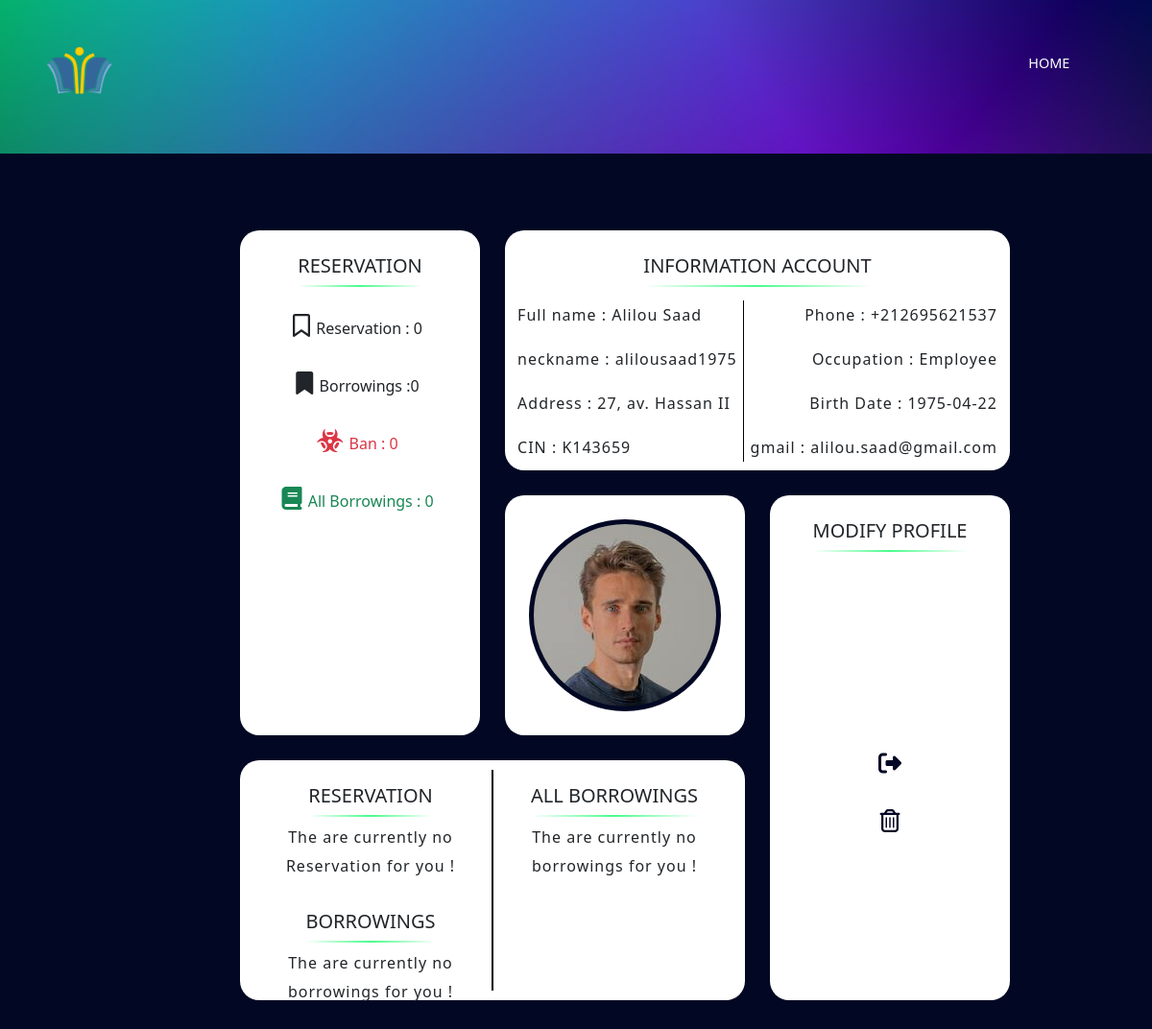
/Home/pageClient.php (signed in), run on the app's committed database.
### tables this page shows
CREATE TABLE `members` (
  `Nickname` varchar(150) NOT NULL,
  `Full_Name` varchar(150) DEFAULT NULL,
  `Password` varchar(150) DEFAULT NULL,
  `Admin` tinyint(1) DEFAULT 0,
  `Address` varchar(100) DEFAULT NULL,
  `Email` varchar(100) DEFAULT NULL,
  `Phone` varchar(100) DEFAULT NULL,
  `CIN` varchar(50) DEFAULT NULL,
  `Occupation` varchar(50) DEFAULT NULL,
  `Penalty_Count` int(11) DEFAULT 0,
  `Birth_Date` date DEFAULT NULL,
  `Creation_Date` date DEFAULT NULL,
  `image_profil` varchar(50) NOT NULL
);

### Home/pageClient.php (the view, shortened to what this page needs)
<?php
include("../connect.php");
?>
<!DOCTYPE html>
<html lang="en">
<head>
    <link rel="stylesheet" href="style.css">
    <link href="https://cdn.jsdelivr.net/npm/bootstrap@5.0.2/dist/css/bootstrap.min.css" rel="stylesheet">
</head>
<body>
    <header style="height:20vh;">
        <nav class="p-5">
            <a href="index.html" class="brand"><img src="../img/logo.png" alt="logo"></a>
            <ul class="menu">
                <li><a href="index.php">Home</a></li>
            </ul>
        </nav>
    </header>
<?php
$select ="SELECT * FROM `members` WHERE `Email`= '$_SESSION[Email]'";
$result = $db->query($select);
while($row = $result->fetch()) {
    $Nickname = $row['Nickname'];
    $Full_Name = $row['Full_Name'];
    $Address = $row['Address'];
    $CIN = $row['CIN'];
    $Phone = $row['Phone'];
    $Email = $row['Email'];
    $Birth_Date = $row['Birth_Date'];
    $Occupation = $row['Occupation'];
    $Penalty_Count = $row['Penalty_Count'];
};
?>
<?php
$select ="SELECT * FROM `reservation` WHERE `Nickname` = '$Nickname'";
$result = $db->query($select);
  $reserv = $result->rowCount() ;
$select ="SELECT * FROM `borrowings` WHERE `Nickname` = '$Nickname'";
$result = $db->query($select);
  $Allborrow = $result->rowCount() ;
$select ="SELECT * FROM `borrowings` WHERE `Nickname` = '$Nickname'  AND `valiid_return` = 0";
$result = $db->query($select);
    $borrow = $result->rowCount() ;
?>
<div class="profil">
  <div class="item_one item ">
    <h2 class="fs-5 text-dark mb-4">information account</h2>
    <div class="d-flex justify-content-around">
      <div>
        <p class="text-dark fs-6 text-start">Full name : <?php echo $Full_Name ?></p>
        <p class="text-dark fs-6 text-start">neckname : <?php echo $Nickname ?></p>
        <p class="text-dark fs-6 text-start">Address : <?php echo $Address ?></p>
        <p class="text-dark fs-6 text-start">CIN : <?php echo $CIN ?></p>
      </div>
      <div class="text-center">
        <p class="text-dark fs-6 text-end">Phone : <?php echo $Phone ?></p>
        <p class="text-dark fs-6 text-end">Occupation : <?php echo $Occupation ?></p>
        <p class="text-dark fs-6 text-end">Birth Date : <?php echo $Birth_Date ?></p>
        <p class="text-dark fs-6 text-end">gmail : <?php echo $Email ?></p>
      </div>
    </div>
  </div>
  <div class="item_twe item ">
    <h2 class="fs-5 text-dark">Reservation</h2>
      <div class="mt-4 fs-4">
        <i class="fa-regular fa-bookmark"></i>
        <label class="fs-6"> Reservation : <?php echo $reserv ?></label>
      </div>
      <div class="mt-4 fs-4">
        <i class="fa-solid fa-bookmark"></i>
        <label class="fs-6"> Borrowings :<?php echo $borrow ?></label>
      </div>
      <div class="mt-4 fs-4 text-danger">
        <i class="fa-solid fa-biohazard"></i>
        <label class="fs-6"> Ban : <?php echo $Penalty_Count ?></label>
      </div>
      <div class="mt-4 fs-4 text-success">
        <i class="fa-solid fa-book"></i>
        <label class="fs-6">All Borrowings : <?php echo $Allborrow ?></label>
      </div>
  </div>
  <div class="item_zero item">
    <div class="img_profil"></div>
  </div>
  <div class="item_three item">
    <h2 class="fs-5 text-dark">Modify Profile</h2>
    <div class="mt-4 fs-4">
    </div>
    <div class="mt-4 fs-4">
    </div>
    <div class="mt-4 fs-4 text-danger">
    </div>
    <div class="mt-4 fs-4 text-success">
      <i class="fa-solid fa-right-from-bracket" type="button" data-bs-toggle="modal" data-bs-target="#signOut" style="color:#020824;cursor: pointer;"></i>
    </div>
    <div class="mt-4 fs-4 text-danger">
      <i class="fa-regular fa-trash-can" style="color:#020824;cursor: pointer;"></i>
    </div>
  </div>
  <div class=" item_four item d-flex justify-content-evenly">
      <div class="w-50">
          <h2 class="fs-5 text-dark mb-3">Reservation</h2>
          <?php
          $sqlrese = "SELECT * FROM `reservation` WHERE `Nickname` = '$Nickname' AND `valid_admin` = 0";
          $resultReser = $db->query($sqlrese);
          if($resultReser->rowCount() >0){
              while($rowr = $resultReser->fetch()) {
                $Item_Code = $rowr['Item_Code'];
                $sqlitem = "SELECT * FROM `item` WHERE `Item_Code` = '$Item_Code'";
                $resultitem = $db->query($sqlitem);
                while($rowit = $resultitem->fetch()) {
                    ?>
                    <li class="fs-6 text-dark"><?php echo $rowit['Title']  ?></li>
                    <?php
                }
              }
            }else{
              ?>
              <p class="fs-6 text-dark">The are currently no Reservation for you !</p>
              <?php
            }
          ?>
          <h2 class="fs-5 text-dark mb-3">Borrowings</h2>
          <?php
          $sqlborr = "SELECT * FROM `borrowings` WHERE `Nickname` = '$Nickname' AND `valiid_return`= 0";
          $resultborr = $db->query($sqlborr);
          if($resultborr->rowCount() >0){
              while($rowb = $resultborr->fetch()) {
                $Item_Code = $rowb['Item_Code'];
                $sqlitem = "SELECT * FROM `item` WHERE `Item_Code` = '$Item_Code'";
                $resultitem = $db->query($sqlitem);
                while($rowit = $resultitem->fetch()) {
                    ?>
                    <li class="fs-6 text-dark "><?php echo $rowit['Title']  ?></li>
                    <?php
                }
              }
          }else{
            ?>
            <p class="fs-6 text-dark">The are currently no borrowings for you !</p>
            <?php
          }
          ?>
      </div>
      <div class="w-50">
          <h2 class="fs-5 text-dark mb-3">All Borrowings</h2>
          <?php
          $sqlborr = "SELECT * FROM `borrowings` WHERE `Nickname` = '$Nickname' ";
          $resultborr = $db->query($sqlborr);
          if($resultborr->rowCount() >0){
              while($rowb = $resultborr->fetch()) {
                $Item_Code = $rowb['Item_Code'];
                $sqlitem = "SELECT * FROM `item` WHERE `Item_Code` = '$Item_Code'";
                $resultitem = $db->query($sqlitem);
                while($rowit = $resultitem->fetch()) {
                    ?>
                    <li class="fs-6 text-dark "><?php echo $rowit['Title']  ?></li>
                    <?php
                }
              }
            }else{
              ?>
              <p class="fs-6 text-dark">The are currently no borrowings for you !</p>
              <?php
            }
          ?>
      </div>
  </div>
</div>
</body>
</html>

### Home/style.css (style rules this page uses)
body { margin: 0; font-family: Helvetica, sans-serif; background-color: #020824 !important; }
* { box-sizing: border-box; }
nav a img { height: 50px; }
h1 , h2 ,h3 { margin: 0; color: white; }
h1, h2 { text-transform: uppercase; }
h2 { font-size: 2em; position: relative; display: inline-block; }
h2:not( .explore h2, .trial h2, footer h2 )::before, .explore h3::before { content: ''; background: linear-gradient( 90deg, rgba(72, 252 ,139 ,0) 0%, #48fc8b 50%, rgba(72, 252, 139, 0) 100% ); position: absolute; left: 50%; transform: translateX(-50%); bottom: -0.5em; width: 100%; height: 0.1em; }
a { text-decoration: none !important; color: white !important; font-size: 0.9em !important; }
p, span { margin: 0; color: #eee; font-size: 0.8em; line-height: 30px; letter-spacing: 1px; }
ul { list-style-type: none; padding: 0; }
header { background: url("../img/background.jpg")no-repeat center; background-size: cover; position: relative; }
nav { display: flex; justify-content: space-between; align-items: center; width: 100%; padding: 2em 0; }
nav a { text-transform: uppercase; }
.brand { font-size: 1.6em; font-weight: 700; }
nav li { display: inline-block; margin: 0 0.7em; }
label { margin-right: 5px; }

### data on the page
members: Full_Name "Alilou Saad", Nickname "alilousaad1975", Address "27, av. Hassan II", CIN "K143659", Phone "+212695621537", Occupation "Employee", Birth_Date "1975-04-22", Email "alilou.saad@gmail.com", Penalty_Count "0"

### other printed values
$reserv "0"
$borrow "0"
$Allborrow "0"
